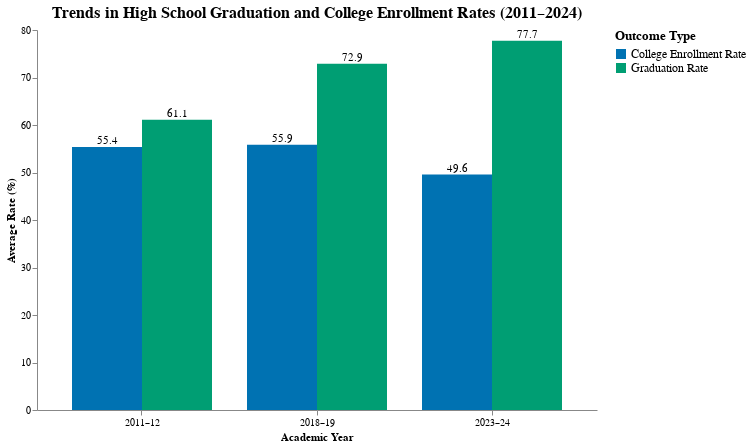

Here is the notebook cell this chart was saved with:
### Code cell
# plot
plot_df = mean_df.melt("Academic_Year", var_name="Rate Type", value_name="Average Rate")

chart = (
    alt.Chart(plot_df)
    .mark_bar()
    .encode(
        x=alt.X("Academic_Year:N", title="Academic Year", axis=alt.Axis(labelAngle=0)),
        xOffset=alt.XOffset("Rate Type:N"),
        y=alt.Y("Average Rate:Q", title="Average Rate (%)", axis=alt.Axis(grid=False)),
        color=alt.Color("Rate Type:N", title="Outcome Type",
              scale=alt.Scale(domain=["College Enrollment Rate", "Graduation Rate"],
              range=["#0072B2", "#009E73"]),
              legend=alt.Legend(titleFontSize=13, labelFontSize=12)))
    .properties(
        width=560, height=380,
        title=alt.TitleParams(
        text="Trends in High School Graduation and College Enrollment Rates (2011–2024)",
        fontSize=16)))

labels = (alt.Chart(plot_df)
    .mark_text(dy=-6, fontSize=11)
    .encode(
        x="Academic_Year:N",
        xOffset="Rate Type:N",
        y="Average Rate:Q",
        text=alt.Text("Average Rate:Q", format=".1f"),
        detail="Rate Type:N"))

final_chart = (chart + labels).configure_view(strokeWidth=0)

final_chart.save("plot1.svg")

final_chart

### Figure 1 — Vega-Lite specification as saved in the notebook (floating-point values rounded to 4 significant figures)
{"config": {"view": {"continuousWidth": 300, "continuousHeight": 300, "strokeWidth": 0}}, "layer": [{"mark": {"type": "bar"}, "encoding": {"color": {"field": "Rate Type", "legend": {"labelFontSize": 12, "titleFontSize": 13}, "scale": {"domain": ["College Enrollment Rate", "Graduation Rate"], "range": ["#0072B2", "#009E73"]}, "title": "Outcome Type", "type": "nominal"}, "x": {"axis": {"labelAngle": 0}, "field": "Academic_Year", "title": "Academic Year", "type": "nominal"}, "xOffset": {"field": "Rate Type", "type": "nominal"}, "y": {"axis": {"grid": false}, "field": "Average Rate", "title": "Average Rate (%)", "type": "quantitative"}}, "title": {"text": "Trends in High School Graduation and College Enrollment Rates (2011–2024)", "fontSize": 16}}, {"mark": {"type": "text", "dy": -6, "fontSize": 11}, "encoding": {"detail": {"field": "Rate Type", "type": "nominal"}, "text": {"field": "Average Rate", "format": ".1f", "type": "quantitative"}, "x": {"field": "Academic_Year", "type": "nominal"}, "xOffset": {"field": "Rate Type", "type": "nominal"}, "y": {"field": "Average Rate", "type": "quantitative"}}}], "data": {"name": "data-93ba898834bfa014a67a21b87a4fd6a1"}, "height": 380, "width": 560, "$schema": "https://vega.github.io/schema/vega-lite/v5.20.1.json", "datasets": {"data-93ba898834bfa014a67a21b87a4fd6a1": [{"Academic_Year": "2011–12", "Rate Type": "College Enrollment Rate", "Average Rate": 55.39}, {"Academic_Year": "2018–19", "Rate Type": "College Enrollment Rate", "Average Rate": 55.86}, {"Academic_Year": "2023–24", "Rate Type": "College Enrollment Rate", "Average Rate": 49.58}, {"Academic_Year": "2011–12", "Rate Type": "Graduation Rate", "Average Rate": 61.11}, {"Academic_Year": "2018–19", "Rate Type": "Graduation Rate", "Average Rate": 72.88}, {"Academic_Year": "2023–24", "Rate Type": "Graduation Rate", "Average Rate": 77.73}]}}
